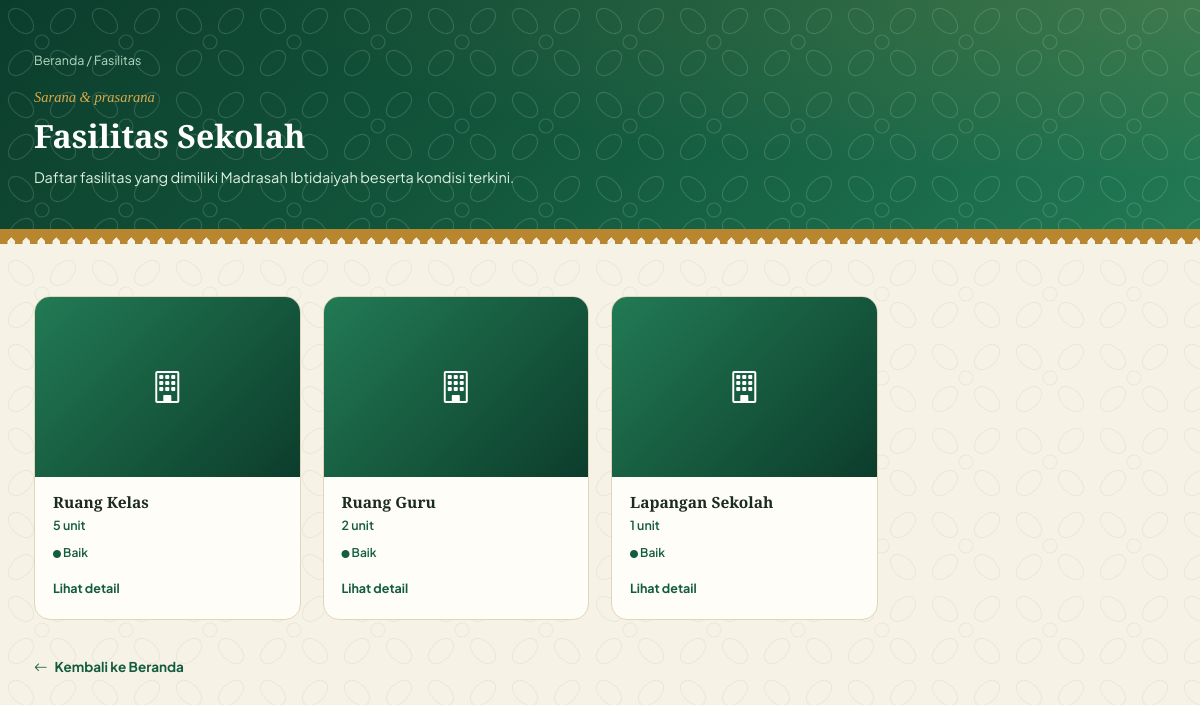
Screenshot of /index.php/fasilitas with the database file from the repository.
### tables this page shows
CREATE TABLE `fasilitas` (
  `id_fasilitas` int NOT NULL,
  `nama_fasilitas` varchar(100) NOT NULL,
  `jumlah` int DEFAULT '1',
  `kondisi` enum('Baik','Rusak Ringan','Rusak Berat') DEFAULT 'Baik',
  `keterangan` text,
  `foto` varchar(255) DEFAULT NULL,
  `created_at` timestamp NULL DEFAULT CURRENT_TIMESTAMP
);

### application/controllers/Fasilitas.php (called while the page is built, shortened)
<?php
class Fasilitas extends CI_Controller {
    public function __construct(){
        $this->load->database();
    }
    public function index()
    {
        $fasilitas = $this->db->get('fasilitas')->result();
        $data = [
            'judul'     => 'Daftar Fasilitas',
            'fasilitas' => $fasilitas,
        ];
        $this->load->view('fasilitas', $data);
    }
}

### index.php (called while the page is built, shortened)
<?php
require_once BASEPATH.'core/CodeIgniter.php';

### application/views/fasilitas.php (the view, shortened to what this page needs)
<!DOCTYPE html>
<html lang="id">
<head>
<link rel="stylesheet" href="https://cdn.jsdelivr.net/npm/bootstrap-icons@1.11.3/font/bootstrap-icons.min.css">
</head>
<body>
<section class="page-hero">
  <div class="container">
    <div class="breadcrumb"><a href="<?= base_url() ?>">Beranda</a> / Fasilitas</div>
    <span class="kicker">Sarana &amp; prasarana</span>
    <h1>Fasilitas Sekolah</h1>
    <p>Daftar fasilitas yang dimiliki <?= html_escape($kontak->nama_sekolah ?? 'Madrasah Ibtidaiyah') ?> beserta kondisi terkini.</p>
  </div>
</section>
<div class="tumpal"></div>
<section>
  <div class="container">
    <div class="guru-grid">
      <?php if (!empty($fasilitas)): ?>
        <?php foreach ($fasilitas as $fas): ?>
          <?php
            $kondisi = trim($fas->kondisi ?? '');
            $kondisiClass = 'status-baik';
          ?>
          <a href="<?= base_url('Fasilitas/detail/' . $fas->id_fasilitas) ?>" class="guru-card">
            <?php if (!empty($fas->foto) && file_exists('./upload/foto_fasilitas/' . $fas->foto)): ?>
              <img class="thumb" src="<?= base_url('upload/foto_fasilitas/' . $fas->foto) ?>" alt="<?= html_escape($fas->nama_fasilitas) ?>">
            <?php else: ?>
              <div class="thumb-placeholder"><i class="bi bi-building"></i></div>
            <?php endif; ?>
            <div class="body">
              <h3><?= html_escape($fas->nama_fasilitas) ?></h3>
              <div class="jabatan"><?= !empty($fas->jumlah) ? html_escape($fas->jumlah) . ' unit' : '-' ?></div>
              <div class="meta">
                <?php if (!empty($kondisi)): ?>
                  <span class="status-badge <?= $kondisiClass ?>"><i class="bi bi-circle-fill" style="font-size:8px;"></i> <?= html_escape($kondisi) ?></span>
                <?php endif; ?>
              </div>
              <span class="detail-link">Lihat detail</span>
            </div>
          </a>
        <?php endforeach; ?>
      <?php else: ?>
        <p class="empty-state">Belum ada data fasilitas.</p>
      <?php endif; ?>
    </div>
    <a href="<?= base_url() ?>" class="back-link"><i class="bi bi-arrow-left"></i> Kembali ke Beranda</a>
  </div>
</section>
</body>
</html>

### application/views/fasilitas.php (style rules this page uses)
:root { --forest-deep:#0c3d2c; --forest:#145c40; --forest-mid:#227a54; --brass:#b8862f; --brass-light:#d9a94a; --clove:#7a4130; --ivory:#f6f2e5; --panel:#fffdf8; --ink:#1c2b22; --muted:#66756a; --line:#e2d6b8; --shadow:0 14px 34px rgba(12,61,44,.12); }
* { box-sizing:border-box;margin:0;padding:0; }
body { font-family:'Plus Jakarta Sans',ui-sans-serif,system-ui,sans-serif; color:var(--ink);background:var(--ivory);line-height:1.6;font-size:15.5px; }
h1,h2,h3 { font-family:'Spectral',Georgia,serif;color:var(--forest-deep);font-weight:600;line-height:1.2; }
a { text-decoration:none;color:inherit; }
.container { max-width:1180px;margin:0 auto;padding:0 24px; }
.page-hero { position:relative;overflow:hidden;padding:50px 0 40px; }
.breadcrumb { color:#b6d8c4;font-size:12.5px;margin-bottom:16px; }
.kicker { font-family:'Spectral',Georgia,serif;font-style:italic;font-weight:500;color:var(--brass-light);font-size:14.5px;display:block;margin-bottom:8px; }
.page-hero h1 { color:#fff;font-size:32px;margin-bottom:10px; }
.page-hero p { color:#dcefe0;font-size:14.5px;max-width:600px; }
.tumpal { height:15px;width:100%; background: linear-gradient(-45deg, transparent 7.5px, var(--brass) 7.5px) 0 0/15px 15px repeat-x, linear-gradient(45deg, transparent 7.5px, var(--brass) 7.5px) 0 0/15px 15px repeat-x; background-position:0 0, 7.5px 0; }
section { padding:52px 0 70px; }
.guru-grid { display:grid;grid-template-columns:repeat(4,1fr);gap:22px; }
.guru-card { background:var(--panel);border:1px solid var(--line);border-radius:16px;overflow:hidden;transition:.25s ease; }
.guru-card .thumb-placeholder { width:100%;height:180px;display:flex;align-items:center;justify-content:center; background:linear-gradient(135deg,var(--forest-mid),var(--forest-deep));color:#fff;font-size:32px;font-weight:700;font-family:'Spectral',serif; }
.guru-card .body { padding:16px 18px 20px; }
.guru-card h3 { font-size:15.5px;color:var(--ink);margin-bottom:4px; }
.guru-card .jabatan { font-size:12.5px;color:var(--forest);font-weight:600;margin-bottom:8px; }
.guru-card .meta { font-size:12px;color:var(--muted);display:flex;flex-direction:column;gap:3px;margin-bottom:12px; }
.status-badge { font-weight:600; }
.status-baik { color:var(--forest); }
.guru-card .detail-link { display:inline-flex;align-items:center;gap:5px;font-size:12.5px;font-weight:700;color:var(--forest);border-bottom:1px solid transparent; }
.back-link { display:inline-flex;align-items:center;gap:7px;font-size:13.5px;font-weight:700;color:var(--forest);margin-top:36px;transition:.2s; }

### rows the page displays
fasilitas: nama_fasilitas "Ruang Kelas", jumlah "5", kondisi "Baik"
fasilitas: nama_fasilitas "Ruang Guru", jumlah "2", kondisi "Baik"
fasilitas: nama_fasilitas "Lapangan Sekolah", jumlah "1", kondisi "Baik"

### other values shown
$kontak->nama_sekolah "Madrasah Ibtidaiyah"
